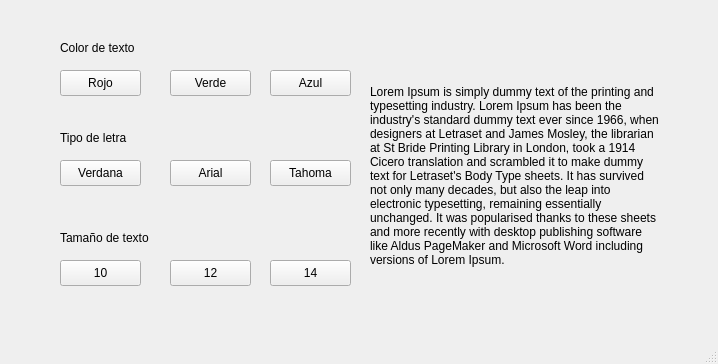
<?xml version="1.0" encoding="UTF-8"?>
<ui version="4.0">
 <class>MainWindow</class>
 <widget class="QMainWindow" name="MainWindow">
  <property name="geometry">
   <rect>
    <x>0</x>
    <y>0</y>
    <width>718</width>
    <height>364</height>
   </rect>
  </property>
  <property name="windowTitle">
   <string>MainWindow</string>
  </property>
  <widget class="QWidget" name="centralwidget">
   <widget class="QLabel" name="label">
    <property name="geometry">
     <rect>
      <x>60</x>
      <y>40</y>
      <width>81</width>
      <height>16</height>
     </rect>
    </property>
    <property name="text">
     <string>Color de texto</string>
    </property>
   </widget>
   <widget class="QPushButton" name="pushButton">
    <property name="geometry">
     <rect>
      <x>60</x>
      <y>70</y>
      <width>81</width>
      <height>26</height>
     </rect>
    </property>
    <property name="text">
     <string>Rojo</string>
    </property>
    <property name="checkable">
     <bool>true</bool>
    </property>
    <property name="checked">
     <bool>false</bool>
    </property>
    <attribute name="buttonGroup">
     <string notr="true">buttonGroup</string>
    </attribute>
   </widget>
   <widget class="QPushButton" name="pushButton_2">
    <property name="geometry">
     <rect>
      <x>170</x>
      <y>70</y>
      <width>81</width>
      <height>26</height>
     </rect>
    </property>
    <property name="text">
     <string>Verde</string>
    </property>
    <property name="checkable">
     <bool>true</bool>
    </property>
    <property name="checked">
     <bool>false</bool>
    </property>
    <attribute name="buttonGroup">
     <string notr="true">buttonGroup</string>
    </attribute>
   </widget>
   <widget class="QPushButton" name="pushButton_3">
    <property name="geometry">
     <rect>
      <x>270</x>
      <y>70</y>
      <width>81</width>
      <height>26</height>
     </rect>
    </property>
    <property name="text">
     <string>Azul</string>
    </property>
    <property name="checkable">
     <bool>true</bool>
    </property>
    <property name="checked">
     <bool>false</bool>
    </property>
    <attribute name="buttonGroup">
     <string notr="true">buttonGroup</string>
    </attribute>
   </widget>
   <widget class="QLabel" name="label_2">
    <property name="geometry">
     <rect>
      <x>60</x>
      <y>130</y>
      <width>81</width>
      <height>16</height>
     </rect>
    </property>
    <property name="text">
     <string>Tipo de letra</string>
    </property>
   </widget>
   <widget class="QPushButton" name="pushButton_4">
    <property name="geometry">
     <rect>
      <x>170</x>
      <y>160</y>
      <width>81</width>
      <height>26</height>
     </rect>
    </property>
    <property name="text">
     <string>Arial</string>
    </property>
    <property name="checkable">
     <bool>true</bool>
    </property>
    <property name="checked">
     <bool>false</bool>
    </property>
    <attribute name="buttonGroup">
     <string notr="true">buttonGroup_2</string>
    </attribute>
   </widget>
   <widget class="QPushButton" name="pushButton_5">
    <property name="geometry">
     <rect>
      <x>60</x>
      <y>160</y>
      <width>81</width>
      <height>26</height>
     </rect>
    </property>
    <property name="text">
     <string>Verdana</string>
    </property>
    <property name="checkable">
     <bool>true</bool>
    </property>
    <property name="checked">
     <bool>false</bool>
    </property>
    <attribute name="buttonGroup">
     <string notr="true">buttonGroup_2</string>
    </attribute>
   </widget>
   <widget class="QPushButton" name="pushButton_6">
    <property name="geometry">
     <rect>
      <x>270</x>
      <y>160</y>
      <width>81</width>
      <height>26</height>
     </rect>
    </property>
    <property name="text">
     <string>Tahoma</string>
    </property>
    <property name="checkable">
     <bool>true</bool>
    </property>
    <property name="checked">
     <bool>false</bool>
    </property>
    <attribute name="buttonGroup">
     <string notr="true">buttonGroup_2</string>
    </attribute>
   </widget>
   <widget class="QLabel" name="label_3">
    <property name="geometry">
     <rect>
      <x>60</x>
      <y>230</y>
      <width>101</width>
      <height>16</height>
     </rect>
    </property>
    <property name="text">
     <string>Tamaño de texto</string>
    </property>
   </widget>
   <widget class="QPushButton" name="pushButton_7">
    <property name="geometry">
     <rect>
      <x>170</x>
      <y>260</y>
      <width>81</width>
      <height>26</height>
     </rect>
    </property>
    <property name="text">
     <string>12</string>
    </property>
    <property name="checkable">
     <bool>true</bool>
    </property>
    <property name="checked">
     <bool>false</bool>
    </property>
    <attribute name="buttonGroup">
     <string notr="true">buttonGroup_3</string>
    </attribute>
   </widget>
   <widget class="QPushButton" name="pushButton_8">
    <property name="geometry">
     <rect>
      <x>270</x>
      <y>260</y>
      <width>81</width>
      <height>26</height>
     </rect>
    </property>
    <property name="text">
     <string>14</string>
    </property>
    <property name="checkable">
     <bool>true</bool>
    </property>
    <property name="checked">
     <bool>false</bool>
    </property>
    <attribute name="buttonGroup">
     <string notr="true">buttonGroup_3</string>
    </attribute>
   </widget>
   <widget class="QPushButton" name="pushButton_9">
    <property name="geometry">
     <rect>
      <x>60</x>
      <y>260</y>
      <width>81</width>
      <height>26</height>
     </rect>
    </property>
    <property name="text">
     <string>10</string>
    </property>
    <property name="checkable">
     <bool>true</bool>
    </property>
    <property name="checked">
     <bool>false</bool>
    </property>
    <attribute name="buttonGroup">
     <string notr="true">buttonGroup_3</string>
    </attribute>
   </widget>
   <widget class="QLabel" name="label_4">
    <property name="geometry">
     <rect>
      <x>370</x>
      <y>50</y>
      <width>291</width>
      <height>251</height>
     </rect>
    </property>
    <property name="text">
     <string>Lorem Ipsum is simply dummy text of the printing and typesetting industry. Lorem Ipsum has been the industry's standard dummy text ever since 1966, when designers at Letraset and James Mosley, the librarian at St Bride Printing Library in London, took a 1914 Cicero translation and scrambled it to make dummy text for Letraset's Body Type sheets. It has survived not only many decades, but also the leap into electronic typesetting, remaining essentially unchanged. It was popularised thanks to these sheets and more recently with desktop publishing software like Aldus PageMaker and Microsoft Word including versions of Lorem Ipsum.</string>
    </property>
    <property name="wordWrap">
     <bool>true</bool>
    </property>
   </widget>
  </widget>
  <widget class="QMenuBar" name="menubar">
   <property name="geometry">
    <rect>
     <x>0</x>
     <y>0</y>
     <width>718</width>
     <height>33</height>
    </rect>
   </property>
  </widget>
  <widget class="QStatusBar" name="statusbar"/>
 </widget>
 <resources/>
 <connections/>
 <buttongroups>
  <buttongroup name="buttonGroup"/>
  <buttongroup name="buttonGroup_2"/>
  <buttongroup name="buttonGroup_3"/>
 </buttongroups>
</ui>
